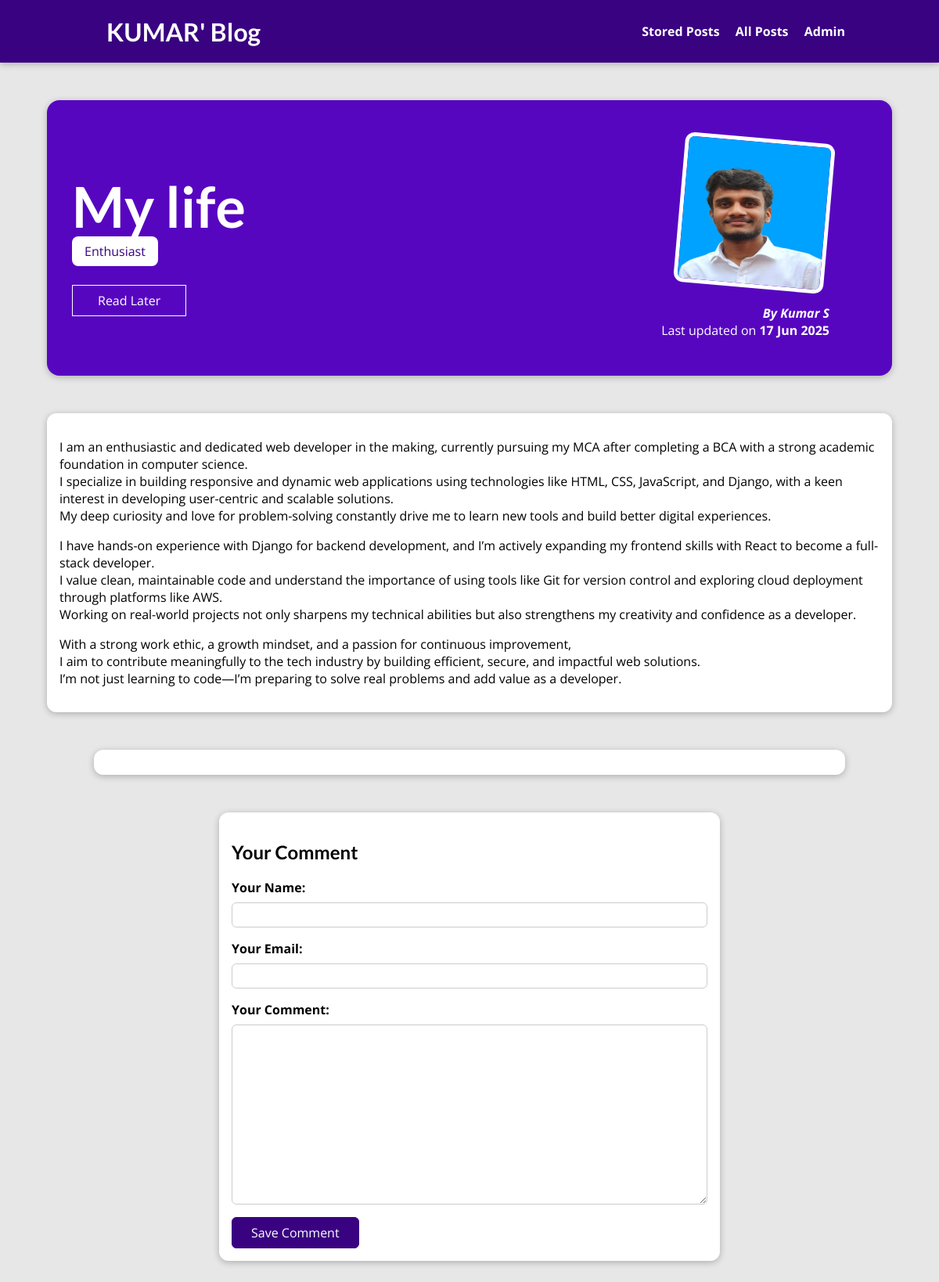
The app's page /posts/my-life with its own data.
### blog/models.py (models this page shows, shortened)
class Post(models.Model):
    title = models.CharField(max_length=150)
    excerpt = models.CharField(max_length=200)
    image = models.ImageField(upload_to="posts", null=True)
    date = models.DateField(auto_now=True)
    slug = models.SlugField(unique=True, db_index=True)
    content = models.TextField(validators=[MinLengthValidator(10)])
    author = models.ForeignKey(
        Author, on_delete=models.SET_NULL, null=True, related_name="posts")
    tags = models.ManyToManyField(Tag)

class Tag(models.Model):
    caption = models.CharField(max_length=20)

class Author(models.Model):
    first_name = models.CharField(max_length=100)
    last_name = models.CharField(max_length=100)
    email_address = models.EmailField()
    def full_name(self):
        return f"{self.first_name} {self.last_name}"
    def __str__(self):
        return self.full_name()

### blog/views.py (the view, shortened to what this page needs)
# urls.py: path("posts/<slug:slug>", views.SinglePostView.as_view(),
class SinglePostView(View):
    def is_stored_post(self, request, post_id):
        stored_posts = request.session.get("stored_posts")
        if stored_posts is not None:
          is_saved_for_later = post_id in stored_posts
        else:
          is_saved_for_later = False
        return is_saved_for_later
    def get(self, request, slug):
        post = Post.objects.get(slug=slug)
        context = {
            "post": post,
            "post_tags": post.tags.all(),
            "comment_form": CommentForm(),
            "comments": post.comments.all().order_by("-id"),
            "saved_for_later": self.is_stored_post(request, post.id)
        }
        return render(request, "blog/post-detail.html", context)

### blog/forms.py
class CommentForm(forms.ModelForm):
    class Meta:
        model = Comment
        exclude = ["post"]
        labels = {
          "user_name": "Your Name",
          "user_email": "Your Email",
          "text": "Your Comment"
        }

### blog/templates/blog/post-detail.html (shortened to what this page needs)
{% extends "base.html" %}
{% load static %}
{% block css_files %}
<link rel="stylesheet" href="{% static "blog/post-detail.css" %}" />
{% endblock %}
{% block content %}
<section id="summary">
  <h2>{{ post.title }}</h2>
  <div>
    {% for tag in post_tags %}
      <span class="tag">{{ tag.caption }}</span>
    {% endfor %}
  </div>
  <div id="read-later">
    <form action="{% url "read-later" %}" method="POST">
      <button>
        {% if saved_for_later %}
          Remove from "Read Later" List
        {% else %}
          Read Later
        {% endif %}
      </button>
    </form>
  </div>
  <article>
    <img src="{{ post.image.url }}" alt="{{ post.title }}" />
    <address>By <a href="mailto:{{ post.author.email_address }}">{{ post.author }}</a></address>
    <div>Last updated on <time>{{ post.date|date:"d M Y" }}</time></div>
  </article>
</section>
<main>
  {{ post.content|linebreaks }}
</main>
<section id="comments">
</section>
<section id="comment-form">
  <h2>Your Comment</h2>
  <form action="{% url "post-detail-page" post.slug %}" method="POST">
    {% for form_field in comment_form %}
      <div class="form-control {% if form_field.errors %}invalid{% endif %}">
        {{ form_field.label_tag }}
        {{ form_field }}
      </div>
    {% endfor %}
    <button>Save Comment</button>
  </form>
</section>
{% endblock %}

### static/app.css (style rules this page uses)
* { box-sizing: border-box; }
html { font-family: 'Open Sans', 'Lato', sans-serif; }
body { margin: 0; }
h1, h2, h3 { font-family: 'Lato', sans-serif; font-weight: bold; }

### blog/static/blog/post-detail.css (style rules this page uses)
body { background-color: #e7e7e7; }
#summary { margin: 8rem auto 3rem auto; padding: 2rem; width: 90%; max-width: 90rem; border-radius: 16px; background-color: #5706c0; position: relative; box-shadow: 0 2px 8px rgba(0, 0, 0, 0.25); height: 22rem; }
#summary h2 { color: white; font-size: 4.5rem; margin-bottom: 0.25rem; }
#summary article { position: absolute; top: 2rem; right: 3rem; padding: 1rem 2rem; border-radius: 12px; text-align: right; color: white; }
#summary article img { width: 12rem; height: 12rem; border-radius: 12px; transform: rotateZ(5deg); border: 5px solid white; margin-bottom: 1rem; }
#summary address { font-weight: bold; }
#summary a { color: white; text-decoration: none; }
#summary time { font-weight: bold; }
#read-later { margin: 2rem 0; }
#read-later button { background-color: transparent; border: 1px solid white; padding: 0.5rem 2rem; font: inherit; color: white; cursor: pointer; }
main { width: 90%; max-width: 90rem; margin: 3rem auto; background-color: white; padding: 1rem; border-radius: 12px; box-shadow: 0 2px 8px rgba(0, 0, 0, 0.25); }
.tag { background-color: white; color: #390281; padding: 0.5rem 1rem; border-radius: 8px; }
#comment-form { margin: 3rem auto; width: 90%; max-width: 40rem; border-radius: 12px; background-color: white; box-shadow: 0 2px 8px rgba(0, 0, 0, 0.25); padding: 1rem; }
#comment-form button { font: inherit; background-color: #390281; color: white; border: 1px solid #390281; padding: 0.5rem 1.5rem; border-radius: 6px; cursor: pointer; }
.form-control { margin-bottom: 1rem; }
.form-control label { font-weight: bold; margin-bottom: 0.5rem; display: block; }
.form-control input, .form-control textarea { display: block; width: 100%; font: inherit; padding: 0.25rem; border-radius: 6px; border: 1px solid #ccc; }
#comments { margin: 3rem auto; width: 90%; max-width: 60rem; border-radius: 12px; background-color: white; box-shadow: 0 2px 8px rgba(0, 0, 0, 0.25); padding: 1rem 2rem; }

### records on screen
Post: title "My life", image (picture), author "Kumar S", date "17 Jun 2025", content "I am an enthusiastic and dedicated web developer in the making, currently pursuing my MCA after completing a BCA with a strong academic foundation in computer science. I specialize in building responsive and dynamic web applications using technologies like HTML, CSS, JavaScript, and Django, with a keen interest in developing user-centric and scalable solutions. My deep curiosity and love for problem-solving constantly drive me to learn new tools and build better digital experiences. I have hands-on experience with Django for backend development, and I’m actively expanding my frontend skills with React to become a full-stack developer. I value clean, maintainable code and understand the…"
Tag: caption "Enthusiast"
